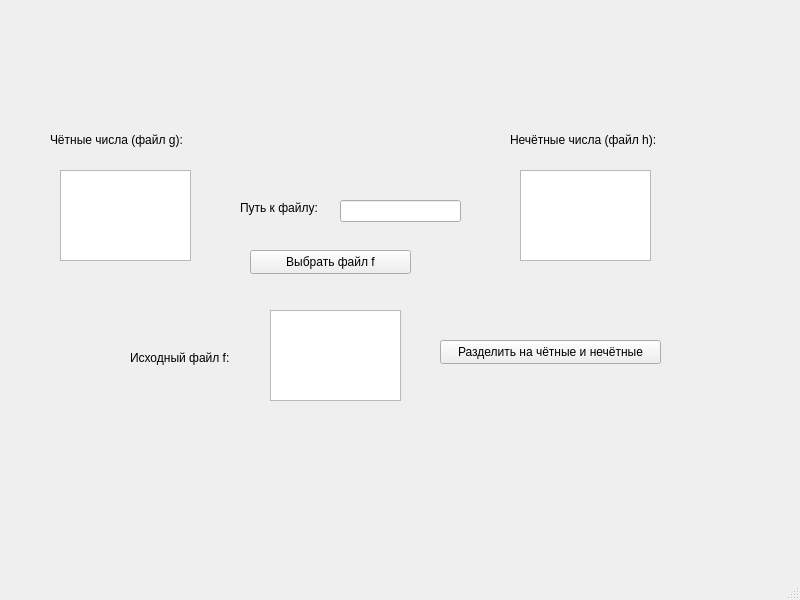
<?xml version="1.0" encoding="UTF-8"?>
<ui version="4.0">
 <class>MainWindow</class>
 <widget class="QMainWindow" name="MainWindow">
  <property name="geometry">
   <rect>
    <x>0</x>
    <y>0</y>
    <width>800</width>
    <height>600</height>
   </rect>
  </property>
  <property name="windowTitle">
   <string>MainWindow</string>
  </property>
  <widget class="QWidget" name="centralwidget">
   <widget class="QLabel" name="labelSource">
    <property name="geometry">
     <rect>
      <x>130</x>
      <y>350</y>
      <width>121</width>
      <height>16</height>
     </rect>
    </property>
    <property name="text">
     <string>Исходный файл f:</string>
    </property>
   </widget>
   <widget class="QLabel" name="labelEven">
    <property name="geometry">
     <rect>
      <x>50</x>
      <y>130</y>
      <width>161</width>
      <height>20</height>
     </rect>
    </property>
    <property name="text">
     <string>Чётные числа (файл g):</string>
    </property>
   </widget>
   <widget class="QLabel" name="labelOdd">
    <property name="geometry">
     <rect>
      <x>510</x>
      <y>130</y>
      <width>161</width>
      <height>20</height>
     </rect>
    </property>
    <property name="text">
     <string>Нечётные числа (файл h):</string>
    </property>
   </widget>
   <widget class="QLabel" name="labelFilePath">
    <property name="geometry">
     <rect>
      <x>240</x>
      <y>200</y>
      <width>81</width>
      <height>16</height>
     </rect>
    </property>
    <property name="text">
     <string>Путь к файлу:</string>
    </property>
   </widget>
   <widget class="QTextEdit" name="textEditSource">
    <property name="geometry">
     <rect>
      <x>270</x>
      <y>310</y>
      <width>131</width>
      <height>91</height>
     </rect>
    </property>
   </widget>
   <widget class="QTextEdit" name="textEditEven">
    <property name="geometry">
     <rect>
      <x>60</x>
      <y>170</y>
      <width>131</width>
      <height>91</height>
     </rect>
    </property>
   </widget>
   <widget class="QTextEdit" name="textEditOdd">
    <property name="geometry">
     <rect>
      <x>520</x>
      <y>170</y>
      <width>131</width>
      <height>91</height>
     </rect>
    </property>
   </widget>
   <widget class="QLineEdit" name="lineEditFilePath">
    <property name="geometry">
     <rect>
      <x>340</x>
      <y>200</y>
      <width>121</width>
      <height>22</height>
     </rect>
    </property>
   </widget>
   <widget class="QPushButton" name="buttonSelectFile">
    <property name="geometry">
     <rect>
      <x>250</x>
      <y>250</y>
      <width>161</width>
      <height>24</height>
     </rect>
    </property>
    <property name="text">
     <string>Выбрать файл f</string>
    </property>
   </widget>
   <widget class="QPushButton" name="buttonProcess">
    <property name="geometry">
     <rect>
      <x>440</x>
      <y>340</y>
      <width>221</width>
      <height>24</height>
     </rect>
    </property>
    <property name="text">
     <string>Разделить на чётные и нечётные</string>
    </property>
   </widget>
  </widget>
  <widget class="QMenuBar" name="menubar">
   <property name="geometry">
    <rect>
     <x>0</x>
     <y>0</y>
     <width>800</width>
     <height>22</height>
    </rect>
   </property>
  </widget>
  <widget class="QStatusBar" name="statusbar"/>
 </widget>
 <resources/>
 <connections/>
</ui>
